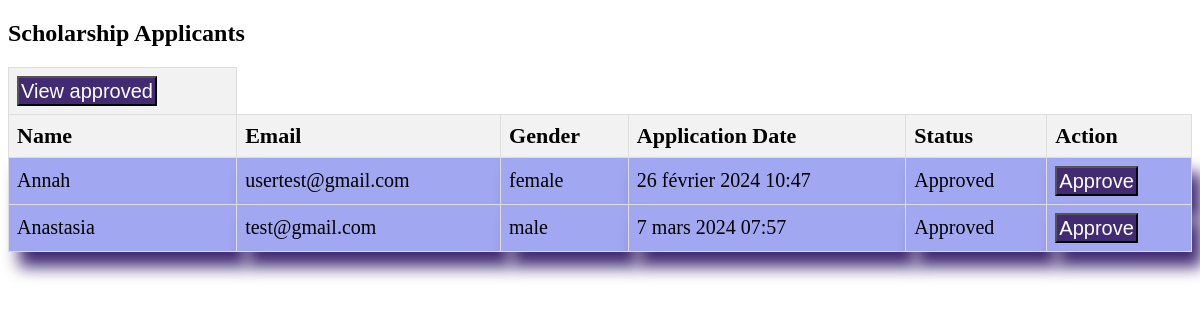
Screenshot of /applicants_list/ (signed in) with the database file from the repository.
### scholarships/models.py (models this page shows)
class ScholarshipApplication(models.Model):
    userprofile= models.ForeignKey('userprofile.UserProfile', on_delete=models.CASCADE, related_name='scholarships',null=True)
    essay= models.TextField(null=True)
    created_at= models.DateTimeField(auto_now_add=True,null=True)
    is_approved= models.BooleanField(default=False,null=True)  # New field for approval status
    id= models.IntegerField(primary_key=True,null=False)
    scholarship= models.ForeignKey(Scholarships, on_delete=models.CASCADE, related_name='applications',null=True )
    approved_scholarship=models.ForeignKey('scholarships.ApprovedScholarship', on_delete=models.CASCADE, related_name='applyscholarship',null=True)

### userprofile/models.py (models this page shows, shortened)
class UserProfile(models.Model):
    id= models.IntegerField(primary_key=True)
    user = models.OneToOneField(User, on_delete=models.CASCADE)
    date_of_birth = models.DateField(null=True)
    gender = models.CharField(max_length=10, choices=[('male', 'Male'), ('female', 'Female'), ('other', 'Other')])
    contact_email = models.EmailField(null=True)
    telephone_number = models.CharField(max_length=20,null=True)
    optional_contact_phone = models.CharField(max_length=20,null=True)
    current_school = models.CharField(max_length=255,null=True)
    field_of_study = models.CharField(max_length=255,null=True)
    current_grade_level = models.CharField(max_length=10,null=True)
    cumulative_gpa = models.DecimalField(max_digits=4, decimal_places=2,null=True)
    personal_statement = models.TextField(null=True)
    optional_essay = models.TextField(null=True)
    reference_name = models.CharField(max_length=255,null=True)
    reference_email = models.EmailField(null=True)
    custom_fields = JSONField(blank=True, null=True)

### scholarships/views.py (the view)
# urls.py: path('applicants_list/',views.applicants_list, name='applicants_list'),
@login_required
def applicants_list(request):
    scholarship_applications = ScholarshipApplication.objects.all()
    return render(request, 'applicants_list.html', {'scholarship_applications': scholarship_applications})

### scholarships/templates/applicants_list.html (shortened to what this page needs)
<!DOCTYPE html>
<html>
<head>
</head>
<body>
    <h2>Scholarship Applicants</h2>
    <table id="scholarship-table">
        <thead>
            <tr>
                <th> <a href="{% url 'approved_list'%}"><button>View approved</button></a></th>
            </tr>
            <tr>
                <th>Name</th>
                <th>Email</th>
                <th>Gender</th>
                <th>Application Date</th>
                <th>Status</th>
                <th>Action</th>
            </tr>
        </thead>
        <tbody>
          {% for application in scholarship_applications %}
              <tr>
                  <td>{{ application.userprofile.user.username }}</td>
                  <td>{{ application.userprofile.contact_email }}</td>
                  <td>{{ application.userprofile.gender }}</td>
                  <td>{{ application.created_at }}</td>
                  <td>{% if application.is_approved %}Approved{% else %}Not Approved{% endif %}</td>
                  <td><a href="{% url 'approve_scholarship' id=application.id %}"><button>Approve</button></a></td>
              </tr>
          {% endfor %}
      </tbody>
    </table>
</body>
</html>

### scholarships/templates/applicants_list.html (style rules this page uses)
#scholarship-table { width: 100%; border-collapse: collapse; }
#scholarship-table th, #scholarship-table td { border: 1px solid #ddd; padding: 8px; }
#scholarship-table th { background-color: #f2f2f2; font-size: 22px; }
#scholarship-table tr:nth-child(even) { background-color: #f2f2f2; }
th { text-align: justify; }
td { background-color: rgb(162, 167, 241); box-shadow: 10px 16px 16px #422b72; font-size: 20px; padding: 15px; color: black; }
button { background-color: rgb(66, 43, 114); color: white; width: auto; height: 30px; padding: 2px; font-size: 20px; }

### rows the page displays
ScholarshipApplication: userprofile.user.username "Annah", userprofile.contact_email "usertest@gmail.com", userprofile.gender "female", created_at "26 février 2024 10:47", is_approved "Approved"
ScholarshipApplication: userprofile.user.username "Anastasia", userprofile.contact_email "test@gmail.com", userprofile.gender "male", created_at "7 mars 2024 07:57", is_approved "Approved"
